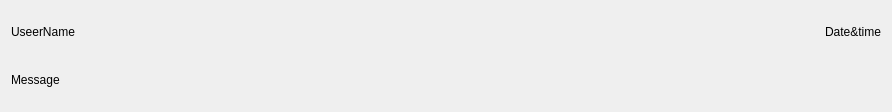
<?xml version="1.0" encoding="UTF-8"?>
<ui version="4.0">
 <class>MessageForm</class>
 <widget class="QWidget" name="MessageForm">
  <property name="geometry">
   <rect>
    <x>0</x>
    <y>0</y>
    <width>892</width>
    <height>112</height>
   </rect>
  </property>
  <property name="windowTitle">
   <string>Form</string>
  </property>
  <layout class="QVBoxLayout" name="verticalLayout">
   <item>
    <layout class="QHBoxLayout" name="horizontalLayout">
     <item>
      <widget class="QLabel" name="lbFrom">
       <property name="text">
        <string>UseerName</string>
       </property>
      </widget>
     </item>
     <item>
      <spacer name="horizontalSpacer">
       <property name="orientation">
        <enum>Qt::Orientation::Horizontal</enum>
       </property>
       <property name="sizeHint" stdset="0">
        <size>
         <width>40</width>
         <height>20</height>
        </size>
       </property>
      </spacer>
     </item>
     <item>
      <widget class="QLabel" name="lblDate">
       <property name="text">
        <string>Date&amp;time</string>
       </property>
      </widget>
     </item>
    </layout>
   </item>
   <item>
    <widget class="QLabel" name="lblMessgae">
     <property name="text">
      <string>Message</string>
     </property>
    </widget>
   </item>
  </layout>
 </widget>
 <resources/>
 <connections/>
</ui>
